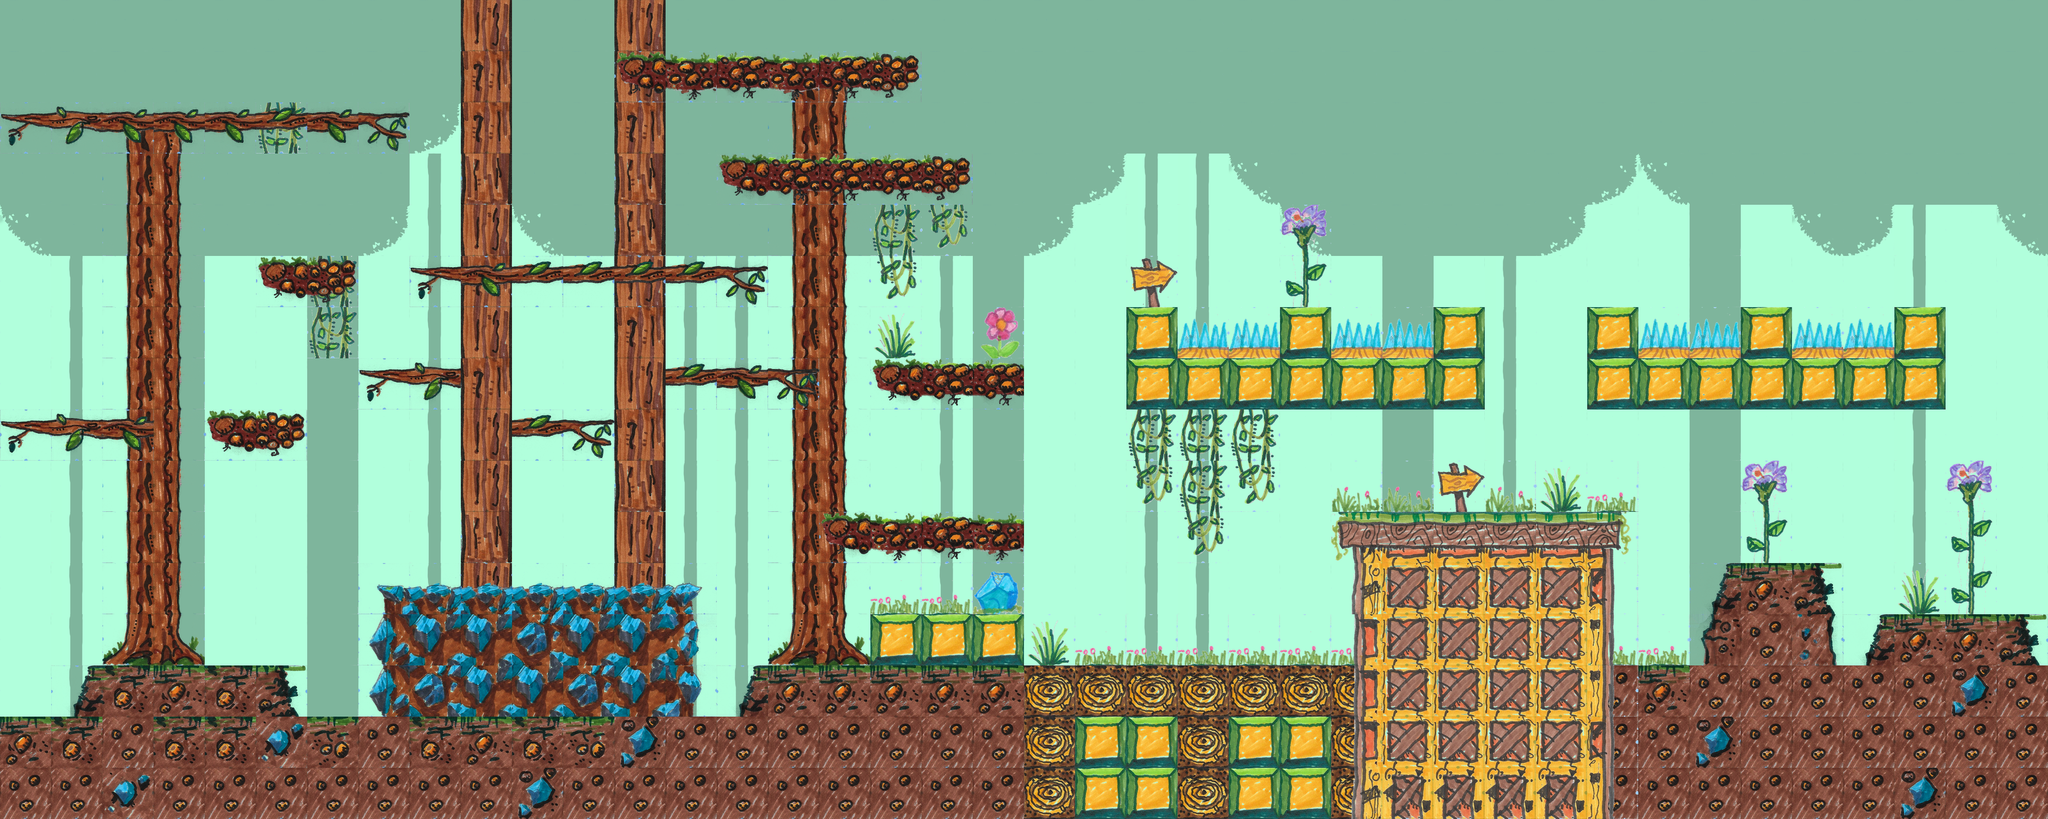

This game map was drawn from its Tiled (.tmx) file and the tilesets committed beside it. A one-line description and the trimmed map source follow:
An orthogonal 40x16 tile map with 100x100 px tiles, 3 tile layers (BGSky, Background tiles, Tile Layer 1) and 6 objects (player).

<map version="1.0" orientation="orthogonal" renderorder="right-down" width="40" height="16" tilewidth="100" tileheight="100" nextobjectid="13">
 <tileset firstgid="1" name="tilemap" tilewidth="100" tileheight="100" tilecount="110" columns="10">
  <image source="Joel/forest_joel_tilemap.png" width="1000" height="1100" />
  <terraintypes>
   <terrain name="rock" tile="-1" />
  </terraintypes>
  <tile id="5" terrain=",,,0" />
  <tile id="6" terrain=",,0,0" />
  <tile id="7" terrain=",,0," />
  <tile id="15" terrain=",0,,0" />
  <tile id="16" terrain="0,0,0,0" />
  <tile id="17" terrain="0,,0," />
  <tile id="25" terrain=",0,,0" />
  <tile id="26" terrain="0,0,0,0" />
  <tile id="27" terrain="0,,0," />
 </tileset>
 <layer name="BGSky" width="40" height="16">
  <data>[640 cells, 640 non-empty, 6 distinct tile ids]</data>
 </layer>
 <layer name="Background tiles" width="40" height="16">
  <data>[640 cells, 175 non-empty, 25 distinct tile ids]</data>
 </layer>
 <layer name="Tile Layer 1" width="40" height="16">
  <data>[640 cells, 190 non-empty, 37 distinct tile ids]</data>
 </layer>
 <objectgroup name="objects">
  <object id="1" name="player" x="353.242" y="1096.82" width="93.9394" height="190.909" />
  <object id="7" gid="53" x="748" y="1136" width="100" height="100" />
  <object id="8" gid="53" x="850" y="1131" width="100" height="100" />
  <object id="9" gid="53" x="967" y="1132" width="100" height="100" />
  <object id="10" gid="53" x="1084" y="1131" width="100" height="100" />
  <object id="12" gid="53" x="1196" y="1133" width="100" height="100" />
 </objectgroup>
</map>
